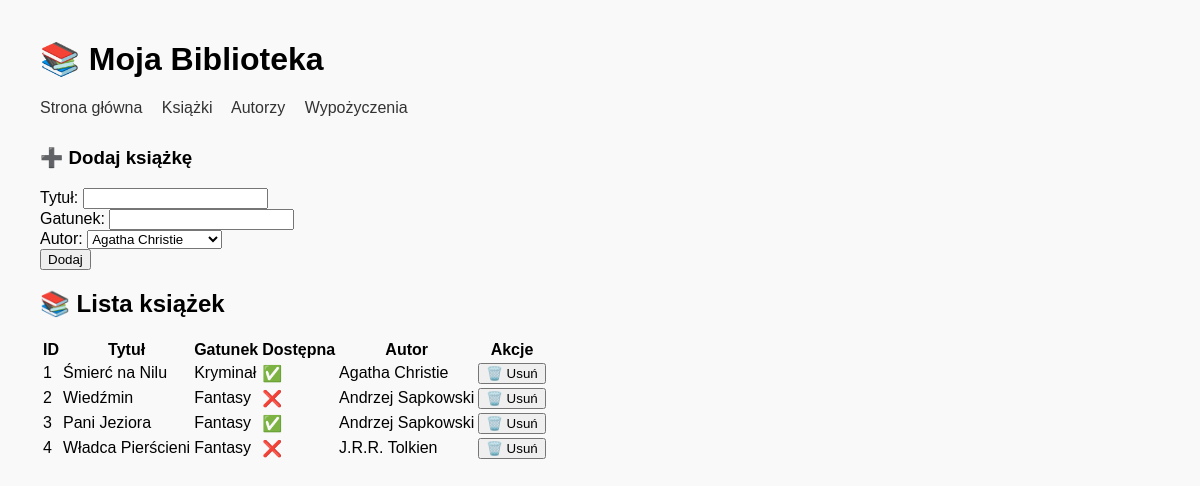
/books, run on the app's committed database.
### app/models.py (models this page shows, shortened)
class Book(db.Model):
    __tablename__ = "books"
    id = db.Column(db.Integer, primary_key=True)
    author_id = db.Column(db.Integer, db.ForeignKey("authors.id"), nullable=False)
    title = db.Column(db.String(200), nullable=False)
    genre = db.Column(db.String(100))
    available = db.Column(db.Boolean, default=True)
    borrowings = db.relationship("Borrowings", backref="book", lazy="dynamic")

class Author(db.Model):
    __tablename__ = "authors"
    id = db.Column(db.Integer, primary_key=True)
    name = db.Column(db.String(100), nullable=False)
    surname = db.Column(db.String(100), nullable=False)
    nationality = db.Column(db.String(100))
    books = db.relationship("Book", backref="author", lazy="dynamic")

### app/routes.py (the view, shortened to what this page needs)
@app.route("/books", strict_slashes=False, methods=["GET", "POST"])
def books():
    all_books = Book.query.all()
    all_authors = Author.query.all()
    return render_template("books.html", books=all_books, authors=all_authors)

### app/templates/books.html (shortened to what this page needs)
{% extends "base.html" %}
{% block content %}
<h3>➕ Dodaj książkę</h3>
<form method="POST">
    <label for="title">Tytuł:</label>
    <input type="text" name="title" required><br>
    <label for="genre">Gatunek:</label>
    <input type="text" name="genre"><br>
    <label for="author_id">Autor:</label>
    <select name="author_id" required>
        {% for author in authors %}
        <option value="{{ author.id }}">{{ author.name }} {{ author.surname }}</option>
        {% endfor %}
    </select><br>
    <button type="submit">Dodaj</button>
</form>
<h2>📚 Lista książek</h2>
<table>
    <tr>
        <th>ID</th>
        <th>Tytuł</th>
        <th>Gatunek</th>
        <th>Dostępna</th>
        <th>Autor</th>
        <th>Akcje</th>
    </tr>
    {% for book in books %}
    <tr>
        <td>{{ book.id }}</td>
        <td>{{ book.title }}</td>
        <td>{{ book.genre }}</td>
        <td>{{ "✅" if book.available else "❌" }}</td>
        <td>{{ book.author.name }} {{ book.author.surname }}</td>
        <td>
            <form method="POST" action="{{ url_for('delete_book', book_id=book.id) }}" style="display:inline;">
                <button type="submit" onclick="return confirm('Czy na pewno chcesz usunąć tę książkę?')">🗑️
                    Usuń</button>
            </form>
        </td>
    </tr>
    {% endfor %}
</table>
{% endblock %}

### app/templates/base.html (style rules this page uses)
body { font-family: Arial, sans-serif; margin: 40px; background-color: #f9f9f9; }

### data on the page
Book: id "1", title "Śmierć na Nilu", genre "Kryminał", available "✅", author.name "Agatha", author.surname "Christie"
Book: id "2", title "Wiedźmin", genre "Fantasy", available "❌", author.name "Andrzej", author.surname "Sapkowski"
Book: id "3", title "Pani Jeziora", genre "Fantasy", available "✅", author.name "Andrzej", author.surname "Sapkowski"
Book: id "4", title "Władca Pierścieni", genre "Fantasy", available "❌", author.name "J.R.R.", author.surname "Tolkien"

### other printed values
form field author_id "Agatha Christie"
